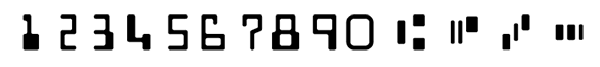
#> input picture 4 OCR/Step #4 Practice OCR with Mini-Projects (Intermediate)/2,3- Bank check OCR with OpenCV and Python (Part I,2)/1.png, 600 x 67 px
$ python xxx.py -r 1.png -i 4.jpg   (older library calls are emulated)
#> lines starting #> are read from the running program, lines starting #| are printed output that depends on the picture; after the words box and inside, x2 and y2 are one past the last pixel; in counts of white or black regions, pixels touching at a corner belong together
#python xxx.py -r 1.png -i 4.jpg
# import the necessary packages
from skimage.segmentation import clear_border
from imutils import contours
import numpy as np
import argparse
import imutils
import cv2


def extract_digits_and_symbols(image, charCnts, minW=5, minH=15):
	# grab the internal Python iterator for the list of character
	# contours, then  initialize the character ROI and location
	# lists, respectively
	charIter = charCnts.__iter__()
	rois = []
	locs = []
	# keep looping over the character contours until we reach the end
	# of the list
	while True:
		try:
			# grab the next character contour from the list, compute
			# its bounding box, and initialize the ROI
			c = next(charIter)
			(cX, cY, cW, cH) = cv2.boundingRect(c)

			roi = None
			# check to see if the width and height are sufficiently
			# large, indicating that we have found a digit
			if cW >= minW and cH >= minH:
				# extract the ROI
				roi = image[cY:cY + cH, cX:cX + cW]
				rois.append(roi)
				locs.append((cX, cY, cX + cW, cY + cH))
			# otherwise, we are examining one of the special symbols
			else:
				# MICR symbols include three separate parts, so we
				# need to grab the next two parts from our iterator,
				# followed by initializing the bounding box
				# coordinates for the symbol
				parts = [c, next(charIter), next(charIter)]
				(sXA, sYA, sXB, sYB) = (np.inf, np.inf, -np.inf,
					-np.inf)
				# loop over the parts
				for p in parts:
					# compute the bounding box for the part, then
					# update our bookkeeping variables
					(pX, pY, pW, pH) = cv2.boundingRect(p)
					sXA = min(sXA, pX)
					sYA = min(sYA, pY)
					sXB = max(sXB, pX + pW)
					sYB = max(sYB, pY + pH)
				# extract the ROI
				roi = image[sYA:sYB, sXA:sXB]
				rois.append(roi)
				locs.append((sXA, sYA, sXB, sYB))
		# we have reached the end of the iterator; gracefully break
		# from the loop
		except StopIteration:
			break
	# return a tuple of the ROIs and locations
	return (rois, locs)


# construct the argument parse and parse the arguments
ap = argparse.ArgumentParser()
ap.add_argument("-i", "--image", required=True,
	help="path to input image")
ap.add_argument("-r", "--reference", required=True,
	help="path to reference MICR E-13B font")
args = vars(ap.parse_args())


# initialize the list of reference character names, in the same
# order as they appear in the reference image where the digits
# their names and:
# T = Transit (delimit bank branch routing transit #)
# U = On-us (delimit customer account number)
# A = Amount (delimit transaction amount)
# D = Dash (delimit parts of numbers, such as routing or account)
charNames = ["1", "2", "3", "4", "5", "6", "7", "8", "9", "0","T", "U", "A", "D"]
# load the reference MICR image from disk, convert it to grayscale,
# and threshold it, such that the digits appear as *white* on a
# *black* background
ref = cv2.imread(args["reference"])
#> ref is the input picture: shape (67, 600, 3); min 0, max 255, mean 221.8
ref = cv2.cvtColor(ref, cv2.COLOR_BGR2GRAY)
#> ref: shape (67, 600)
ref = imutils.resize(ref, width=400)
#> ref: shape (44, 400)
ref = cv2.threshold(ref, 0, 255, cv2.THRESH_BINARY_INV | cv2.THRESH_OTSU)[1]
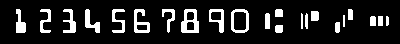
#> ref: shape (44, 400); 13.2% white; 22 white regions

cv2.imshow("ref",ref)
cv2.waitKey(0)


# find contours in the MICR image (i.e,. the outlines of the
# characters) and sort them from left to right
refCnts = cv2.findContours(ref.copy(), cv2.RETR_EXTERNAL,cv2.CHAIN_APPROX_SIMPLE)
#> refCnts = 22 contours, 3 with area under 20; largest, box (x1, y1, x2, y2) and area: (231, 9, 249, 33) 368, (181, 9, 199, 33) 330, (209, 9, 224, 33) 212, (134, 9, 150, 33) 202, (85, 9, 100, 33) 126
refCnts = imutils.grab_contours(refCnts)
refCnts = contours.sort_contours(refCnts, method="left-to-right")[0]
# create a clone of the original image so we can draw on it
clone = np.dstack([ref.copy()] * 3)
#> clone: shape (44, 400, 3); 13.2% white; 22 white regions, largest, box (x1, y1, x2, y2) and area: (181, 9, 199, 33) 261, (134, 9, 150, 33) 199, (231, 9, 249, 33) 192
# loop over the (sorted) contours
for c in refCnts:
	# compute the bounding box of the contour and draw it on our
	# image
	(x, y, w, h) = cv2.boundingRect(c)
	cv2.rectangle(clone, (x, y), (x + w, y + h), (0, 255, 0), 2)
#> this loop made 22 passes
#> (x, y, w, h) on passes 1 to 12: (16, 9, 10, 24), (40, 9, 11, 24), (63, 9, 13, 24), (85, 9, 15, 24), (112, 9, 13, 24), (134, 9, 16, 24), (162, 9, 13, 24), (181, 9, 18, 24), (209, 9, 15, 24), (231, 9, 18, 24), (265, 13, 5, 16), (275, 25, 8, 8)
#> (c, x, y, w, h) on passes 14, 18, 21: ([[301, 13], [301, 28], [302, 28], [302, 14]], 301, 13, 2, 16), ([[343, 15], [343, 26], [344, 26], [344, 15]], 343, 15, 2, 12), ([[378, 16], [378, 25], [382, 25], [382, 16]], 378, 16, 5, 10)
#> clone: shape (44, 400, 3); mean of channels 0, 1, 2 17.7, 66.1, 17.7
	# show the output of applying the simple contour method
	#cv2.imshow("Simple Method", clone)
	#cv2.waitKey(0)


# extract the digits and symbols from the list of contours, then
# initialize a dictionary to map the character name to the ROI
(refROIs, refLocs) = extract_digits_and_symbols(ref, refCnts,minW=10, minH=20)
#> the loop in extract_digits_and_symbols, `while True:` made 15 passes
#> after the loop in extract_digits_and_symbols, `while True:`: locs = [(16, 9, 26, 33), (40, 9, 51, 33), (63, 9, 76, 33), (85, 9, 100, 33), (112, 9, 125, 33), (134, 9, 150, 33), (162, 9, 175, 33), (181, 9, 199, 33), (209, 9, 224, 33), (231, 9, 249, 33), (265, 9, 283, 33), (301, 11, 319, 29), (335, 9, 353, 33), (370, 16, 389, 26)]; rois = 14 items
#> refROIs = 14 items; refLocs has the same summary as locs in extract_digits_and_symbols
chars = {}
# re-initialize the clone image so we can draw on it again
clone = np.dstack([ref.copy()] * 3)
# loop over the reference ROIs and locations
for (name, roi, loc) in zip(charNames, refROIs, refLocs):
	# draw a bounding box surrounding the character on the output
	# image
	(xA, yA, xB, yB) = loc
	cv2.rectangle(clone, (xA, yA), (xB, yB), (0, 255, 0), 2)
	# resize the ROI to a fixed size, then update the characters
	# dictionary, mapping the character name to the ROI
	roi = cv2.resize(roi, (36, 36))
	cv2.imshow("roi", roi)
	cv2.waitKey(0)
	cv2.destroyAllWindows()
	chars[name] = roi
#> this loop made 14 passes
#> (name, xA, yA, xB, yB) on passes 1 to 12: ('1', 16, 9, 26, 33), ('2', 40, 9, 51, 33), ('3', 63, 9, 76, 33), ('4', 85, 9, 100, 33), ('5', 112, 9, 125, 33), ('6', 134, 9, 150, 33), ('7', 162, 9, 175, 33), ('8', 181, 9, 199, 33), ('9', 209, 9, 224, 33), ('0', 231, 9, 249, 33), ('T', 265, 9, 283, 33), ('U', 301, 11, 319, 29)
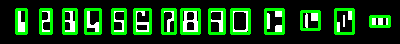
#> clone: shape (44, 400, 3); mean of channels 0, 1, 2 20.9, 66.2, 20.9; drawn as B, G, R
#> after the loop, chars = 14 items
	# display the character ROI to our screen
	#cv2.imshow("Char", roi)
	#cv2.waitKey(0)
	# show the output of our better method
	#cv2.imshow("Better Method", clone)
	#cv2.waitKey(0)


# initialize a rectangular kernel (wider than it is tall) along with
# an empty list to store the output of the check OCR
rectKernel = cv2.getStructuringElement(cv2.MORPH_RECT, (17, 7))
#rectKernel = cv2.getStructuringElement(cv2.MORPH_RECT, (10, 7))
output = []
# load the input image, grab its dimensions, and apply array slicing
# to keep only the bottom 20% of the image (that's where the account
# information is)
image = cv2.imread(args["image"])
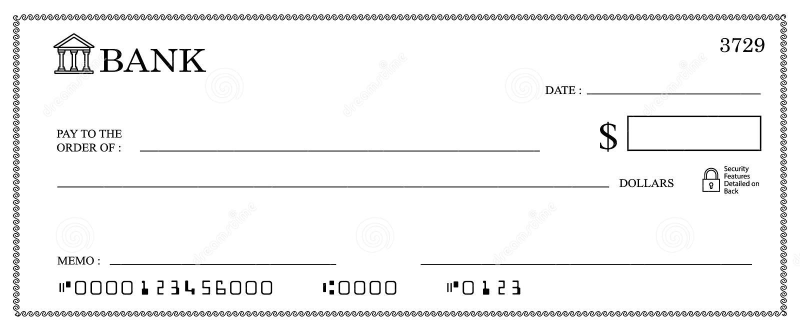
#> input picture 4 OCR/Step #4 Practice OCR with Mini-Projects (Intermediate)/2,3- Bank check OCR with OpenCV and Python (Part I,2)/4.jpg, 1600 x 649 px (shown at 1/2 size)
#> image is the input picture: shape (649, 1600, 3); min 0, max 255, mean 243.9
image = imutils.resize(image, width=800)
#> image: shape (324, 800, 3)
(h, w) = image.shape[:2]
#> h = 324; w = 800
delta = int(0.8*h)
#> delta = 259
print("delta = ",delta)
#| delta =  259
bottom = image[delta:h, 0:w]


# convert the bottom image to grayscale, then apply a blackhat
# morphological operator to find dark regions against a light
# background (i.e., the routing and account numbers)
gray = cv2.cvtColor(bottom, cv2.COLOR_BGR2GRAY)
cv2.imshow("gray", gray)
cv2.waitKey(0)
cv2.destroyAllWindows()
blackhat = cv2.morphologyEx(gray, cv2.MORPH_BLACKHAT, rectKernel)
cv2.imshow("blackhat", blackhat)
cv2.waitKey(0)
cv2.destroyAllWindows()


# compute the Scharr gradient of the blackhat image, then scale
# the rest back into the range [0, 255]
gradX = cv2.Sobel(blackhat, ddepth=cv2.CV_32F, dx=1, dy=0,ksize=-1)
gradX = np.absolute(gradX)
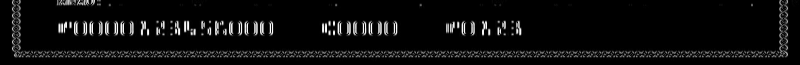
#> gradX: shape (65, 800) float32; min 0, max 4080, mean 220.6; drawn with min black and max white
(minVal, maxVal) = (np.min(gradX), np.max(gradX))
#> minVal = 0; maxVal = 4080
gradX = (255 * ((gradX - minVal) / (maxVal - minVal)))
gradX = gradX.astype("uint8")
cv2.imshow('gradX',gradX)
cv2.waitKey()
cv2.destroyAllWindows()


# apply a closing operation using the rectangular kernel to help
# cloes gaps in between rounting and account digits, then apply
# Otsu's thresholding method to binarize the image
gradX = cv2.morphologyEx(gradX, cv2.MORPH_CLOSE, rectKernel)
cv2.imshow('gradX',gradX)
cv2.waitKey()
cv2.destroyAllWindows()
thresh = cv2.threshold(gradX, 0, 255,cv2.THRESH_BINARY | cv2.THRESH_OTSU)[1]
#> thresh: shape (65, 800); 19.2% white; 8 white regions (3 under 20 px), largest, box (x1, y1, x2, y2) and area: (12, 0, 788, 57) 4797, (58, 21, 273, 35) 2948, (322, 21, 397, 35) 1024, (446, 21, 521, 35) 983, (57, 0, 110, 6) 226
cv2.imshow('thresh',thresh)
cv2.waitKey()
cv2.destroyAllWindows()


# remove any pixels that are touching the borders of the image (this
# simply helps us in the next step when we prune contours)
thresh = clear_border(thresh)
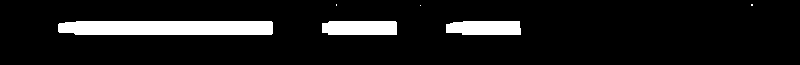
#> thresh: shape (65, 800); 9.5% white; 6 white regions (3 under 20 px)
cv2.imshow('thresh',thresh)
cv2.waitKey()
cv2.destroyAllWindows()


# find contours in the thresholded image, then initialize the
# list of group locations
groupCnts = cv2.findContours(thresh.copy(), cv2.RETR_EXTERNAL,cv2.CHAIN_APPROX_SIMPLE)
#> groupCnts = 6 contours, 3 with area under 20; largest, box (x1, y1, x2, y2) and area: (58, 21, 273, 35) 2724, (322, 21, 397, 35) 938, (446, 21, 521, 35) 898
groupCnts = imutils.grab_contours(groupCnts)
groupLocs = []
# loop over the group contours
for (i, c) in enumerate(groupCnts):
	# compute the bounding box of the contour
	(x, y, w, h) = cv2.boundingRect(c)
	# only accept the contour region as a grouping of characters if
	# the ROI is sufficiently large
	if w > 40 and h > 10:
		groupLocs.append((x, y, w, h))
#> this loop made 6 passes
#> (x, y, w, h) on passes 1 to 4: (446, 21, 75, 14), (322, 21, 75, 14), (58, 21, 215, 14), (420, 5, 1, 1)
#> (c, x, y, w, h) on passes 5 to 6: ([[751, 4], [751, 5], [752, 5], [752, 4]], 751, 4, 2, 2), ([[336, 4], [336, 5]], 336, 4, 1, 2)
#> after the loop, groupLocs = [(446, 21, 75, 14), (322, 21, 75, 14), (58, 21, 215, 14)]
# sort the digit locations from left-to-right
groupLocs = sorted(groupLocs, key=lambda x:x[0])
#> groupLocs = [(58, 21, 215, 14), (322, 21, 75, 14), (446, 21, 75, 14)]


# loop over the group locations
for (gX, gY, gW, gH) in groupLocs:
	# initialize the group output of characters
	groupOutput = []
	# extract the group ROI of characters from the grayscale
	# image, then apply thresholding to segment the digits from
	# the background of the credit card
	group = gray[gY - 5:gY + gH + 5, gX - 5:gX + gW + 5]
	group = cv2.threshold(group, 0, 255,cv2.THRESH_BINARY_INV | cv2.THRESH_OTSU)[1]
	cv2.imshow("Group", group)
	cv2.waitKey(0)
	cv2.destroyAllWindows()
	# find character contours in the group, then sort them from
	# left to right
	charCnts = cv2.findContours(group.copy(), cv2.RETR_EXTERNAL,cv2.CHAIN_APPROX_SIMPLE)
	charCnts = imutils.grab_contours(charCnts)
	charCnts = contours.sort_contours(charCnts,method="left-to-right")[0]

	# find the characters and symbols in the group
	(rois, locs) = extract_digits_and_symbols(group, charCnts,5,10)
	# loop over the ROIs from the group
	for roi in rois:
		# initialize the list of template matching scores and
		# resize the ROI to a fixed size
		scores = []
		roi = cv2.resize(roi, (36, 36))
		cv2.imshow("roi", roi)
		cv2.waitKey(0)
		cv2.destroyAllWindows()
		# loop over the reference character name and corresponding
		# ROI
		for charName in charNames:
			# apply correlation-based template matching, take the
			# score, and update the scores list
			result = cv2.matchTemplate(roi, chars[charName],cv2.TM_CCOEFF)
			(_, score, _, _) = cv2.minMaxLoc(result)
			scores.append(score)
		# the classification for the character ROI will be the
		# reference character name with the *largest* template
		# matching score
		groupOutput.append(charNames[np.argmax(scores)])


	# draw (padded) bounding box surrounding the group along with
	# the OCR output of the group
	cv2.rectangle(image, (gX - 10, gY + delta - 10),(gX + gW + 10, gY + gH + delta+10), (0, 0, 255), 2)
	cv2.putText(image, "".join(groupOutput),(gX - 10, gY + delta - 25), cv2.FONT_HERSHEY_SIMPLEX,0.55, (0, 0, 255), 2)
	# add the group output to the overall check OCR output
	output.append("".join(groupOutput))
#> this loop made 3 passes
#> (gX, gW) on passes 1 to 3: (58, 215), (322, 75), (446, 75)
#> group: shape (24, 85); 13.8% white in thin lines or dots, all inside (x1, y1, x2, y2) = (6, 5, 79, 19)
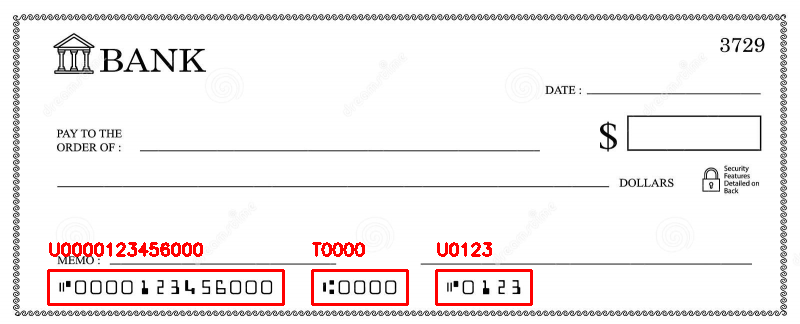
#> image: shape (324, 800, 3); mean B, G, R 238.7, 238.7, 243.9
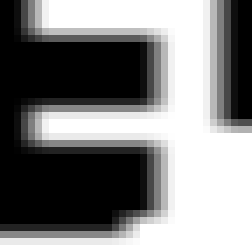
#> roi: shape (36, 36) (shown 7 times larger); min 0, max 255, mean 129.7
#> after the loop, output = ['U0000123456000', 'T0000', 'U0123']

print(output)
#| ['U0000123456000', 'T0000', 'U0123']


# display the output check OCR information to the screen
print("Check OCR: {}".format(" ".join(output)))
#| Check OCR: U0000123456000 T0000 U0123
cv2.imshow("Check OCR", image)
cv2.waitKey(0)
